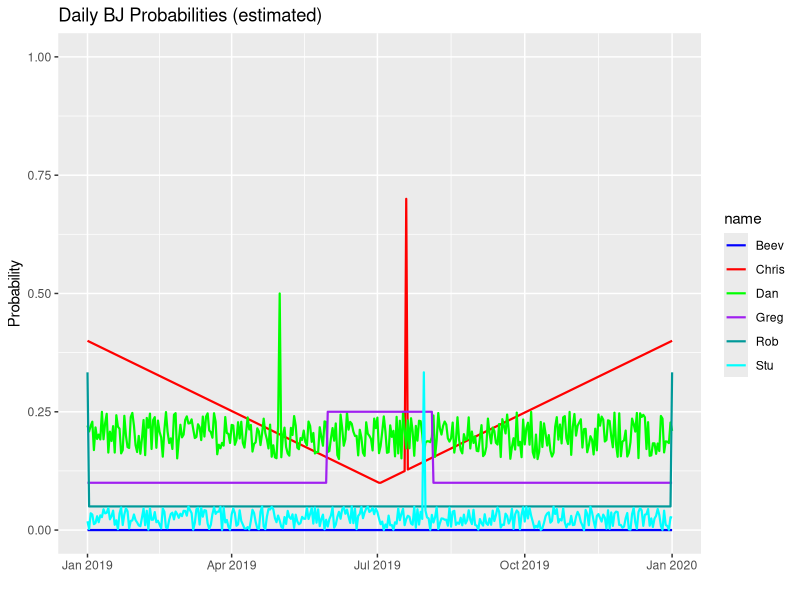

Source code (R):
library(tibble)
library(ggplot2)
set.seed(101)
time <- as.Date(0:365, origin = "2019-01-01")

stu <- tibble(
  y = runif(n = 366, min = 0, max = 0.05), x = time, name = "Stu"
  )
stu$y[grepl("07-30$", stu$x)] = 1/3
rob <- tibble(
  y = 0.05, x = time, name = "Rob"
  )
rob$y[grepl("01-01$", rob$x)] = 1/3
dan <- tibble(
  y = runif(n = 366, min = 0.15, max = 0.25), x = time, name = "Dan"
  )
dan$y[grepl("05-01$", dan$x)] = 0.5
chris <- tibble(
  y = c(seq(0.4, 0.1, length.out = 366/2), seq(0.1, 0.4, length.out= 366/2)),
  x = time, name = "Chris"
  )
chris$y[grepl("07-19$", chris$x)] = 0.7
beev <- tibble(
  y = 0, x = time, name = "Beev"
  )
greg <- tibble(
  y = c(rep(0.1, 150), rep(0.25, 66), rep(0.1, 150)),
  x = time, name = "Greg"
  )

dplyr::bind_rows(stu, rob, dan, chris, beev, greg) %>%
  ggplot(aes(x = x, y = y, colour = name)) +
    geom_line(size = 0.75) +
    lims(y = 0:1) +
    labs(y = "Probability", x = "", title = "Daily BJ Probabilities (estimated)") +
    scale_color_manual(values = c("blue", "red",
                                  "green", "purple",
                                  "#009999", "cyan"))


